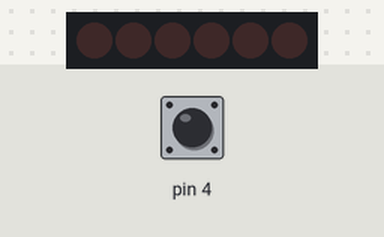
Simulated run of this sketch. Board: Arduino Uno, built with avr-gcc and run on an emulated ATmega328P. Parts: 6×1 LED matrix. Wiring (inferred from the names in the program): charlieplexed LEDs: lines pin 0, pin 1, pin 2. The test bench sets the inputs (shaded band); at power-on: pin 4 LOW. Random numbers use the default seed unless the sketch sets one.

Above: at 1.2 s.
1.3 s: pin 4 driven HIGH
2.9 s: pin 4 pulsed LOW 2 times (0.12 s each, 0.3 s apart)
At 3.13 s:
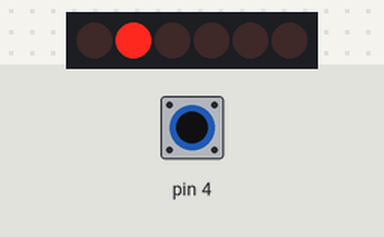
5.0 s: pin 4 pulsed LOW 5 times (0.12 s each, 0.3 s apart)
At 5.23 s:
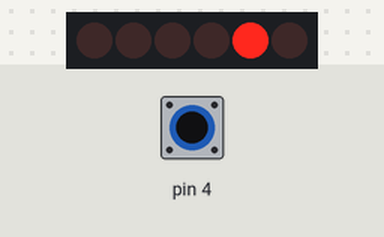
At 5.83 s:
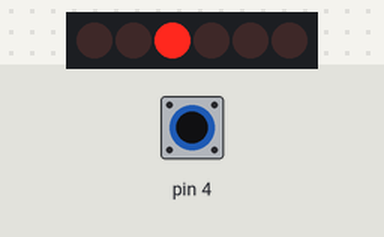
Timing chart, 0 to 8.0 s (numbered marks = the images above; inputs shaded):
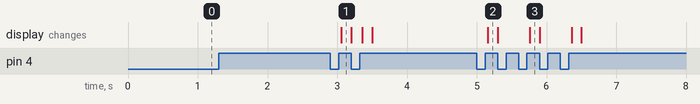

Measured:
- after the input at 2.9 s, the display: changes after 0.16 s (image 1)
- after the input at 5.0 s, the display: changes after 0.16 s (image 2)

The sketch:

attiny_charlie_plexing_4pin.ino
```cpp
/* code for ATtiny
 6 LED charlie plexing
 LEDs between pin1>pin2, pin1>pin3, pin2>pin1, pin2>pin3, pin3>pin1, pin3>pin2
 */


boolean tilt;
boolean sequence;
boolean last_tilt;
int val;
int lastR;


int pause=100;


void setup(){

  pinMode(4,INPUT);

  pinMode(0,INPUT);
  pinMode(1,INPUT);
  pinMode(2,INPUT);
  pinMode(3,INPUT);


}

void loop(){


  // store the digitalread value from the last loop
  last_tilt=tilt;
  // read the tilt sensor
  tilt=digitalRead(4);

//
//  val = analogRead(A2);
//  if (val>200){
//    tilt=true;
//
//  }
//  else
//  {
//    tilt=false;
//
//  }


  // if previously tilt sensor was not on
  if (last_tilt!=tilt){
    // and currently tilt sensor is on
    if (tilt==true) {
      sequence=true;
    }
  } else sequence=false;

//if (tilt==true) {
//      sequence=true;
//    }
//   else sequence=false;


  // if tilt1 sequence is on
  if (sequence){
    // go through the sequence
    for (int i=0; i<1; i++){
      int r=random(11);
      if (r==lastR){
        r=random(11);
      }
      LED_ON(r);
      lastR=r;
    }
//digitalWrite(0,HIGH);
//delay(50);
//digitalWrite(0,LOW);
  }


delay(2);
}

void LED_ON(int led){
  switch (led){
  case 0:
    pinMode(0,OUTPUT);
    pinMode(1,OUTPUT);
    digitalWrite(0,HIGH);
    digitalWrite(1,LOW);
    delay(pause);
    digitalWrite(0,LOW);
    pinMode(0,INPUT);
    pinMode(1,INPUT);
    break;

  case 1:
    pinMode(0,OUTPUT);
    pinMode(2,OUTPUT);
    digitalWrite(0,HIGH);
    digitalWrite(2,LOW);
    delay(pause);
    digitalWrite(0,LOW);
    pinMode(0,INPUT);
    pinMode(2,INPUT);
    break;

  case 2:
    pinMode(0,OUTPUT);
    pinMode(3,OUTPUT);
    digitalWrite(0,HIGH);
    digitalWrite(3,LOW);
    delay(pause);
    digitalWrite(0,LOW);
    pinMode(0,INPUT);
    pinMode(3,INPUT);
    break;

  case 3:
    pinMode(1,OUTPUT);
    pinMode(0,OUTPUT);
    digitalWrite(1,HIGH);
    digitalWrite(0,LOW);
    delay(pause);
    digitalWrite(1,LOW);
    pinMode(1,INPUT);
    pinMode(0,INPUT);
    break;

  case 4:
    pinMode(1,OUTPUT);
    pinMode(2,OUTPUT);
    digitalWrite(1,HIGH);
    digitalWrite(2,LOW);
    delay(pause);
    digitalWrite(1,LOW);
    pinMode(1,INPUT);
    pinMode(2,INPUT);
    break;

  case 5:
    pinMode(1,OUTPUT);
    pinMode(3,OUTPUT);
    digitalWrite(1,HIGH);
    digitalWrite(3,LOW);
    delay(pause);
    digitalWrite(1,LOW);
    pinMode(1,INPUT);
    pinMode(3,INPUT);
    break;

  case 6:
    pinMode(2,OUTPUT);
    pinMode(0,OUTPUT);
    digitalWrite(2,HIGH);
    digitalWrite(0,LOW);
    delay(pause);
    digitalWrite(2,LOW);
    pinMode(2,INPUT);
    pinMode(0,INPUT);
    break;

  case 7:
    pinMode(2,OUTPUT);
    pinMode(1,OUTPUT);
    digitalWrite(2,HIGH);
    digitalWrite(1,LOW);
    delay(pause);
    digitalWrite(2,LOW);
    pinMode(2,INPUT);
    pinMode(1,INPUT);
    break;

  case 8:
    pinMode(2,OUTPUT);
    pinMode(3,OUTPUT);
    digitalWrite(2,HIGH);
    digitalWrite(3,LOW);
    delay(pause);
    digitalWrite(2,LOW);
    pinMode(2,INPUT);
    pinMode(3,INPUT);
    break;

  case 9:
    pinMode(3,OUTPUT);
    pinMode(0,OUTPUT);
    digitalWrite(3,HIGH);
    digitalWrite(0,LOW);
    delay(pause);
    digitalWrite(3,LOW);
    pinMode(3,INPUT);
    pinMode(0,INPUT);
    break;

  case 10:
    pinMode(3,OUTPUT);
    pinMode(1,OUTPUT);
    digitalWrite(3,HIGH);
    digitalWrite(1,LOW);
    delay(pause);
    digitalWrite(3,LOW);
    pinMode(3,INPUT);
    pinMode(1,INPUT);
    break;

  case 11:
    pinMode(3,OUTPUT);
    pinMode(2,OUTPUT);
    digitalWrite(3,HIGH);
    digitalWrite(2,LOW);
    delay(pause);
    digitalWrite(3,LOW);
    pinMode(3,INPUT);
    pinMode(2,INPUT);
    break;


  }


}
```
